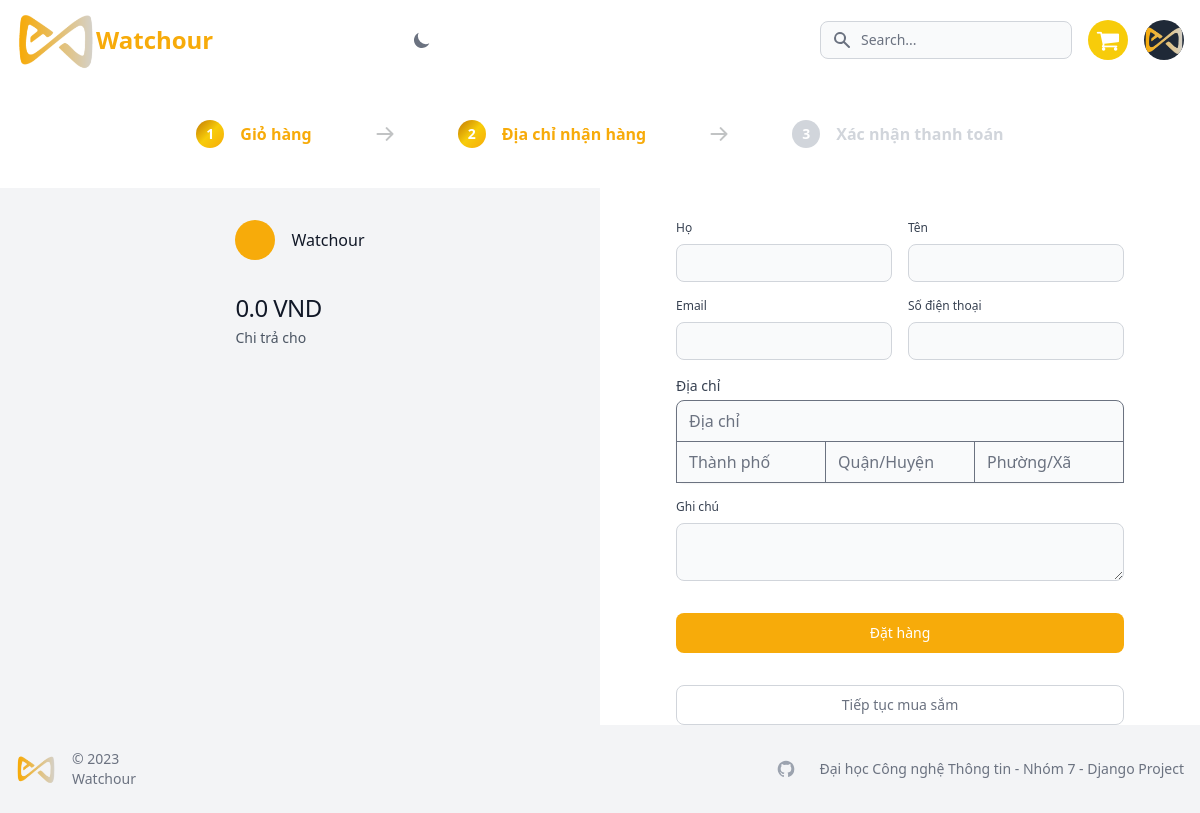
The app's page /carts/checkout/ (signed in), older data.
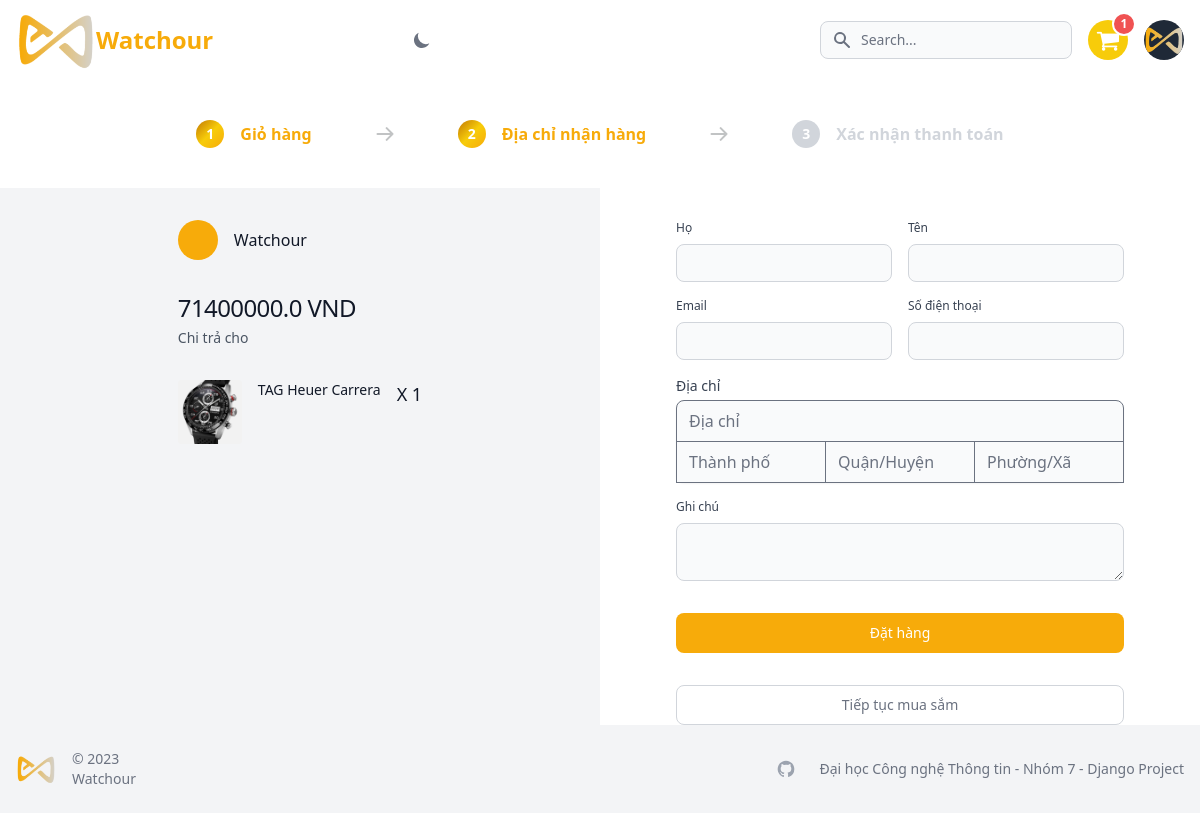
The same page, newer data.
### carts/models.py (models this page shows, shortened)
class CartItem(models.Model):
    user = models.ForeignKey(Account, on_delete=models.CASCADE, null=True)
    product = models.ForeignKey(Product, on_delete=models.CASCADE)
    cart = models.ForeignKey(Cart, on_delete=models.CASCADE, null=True)
    quantity = models.IntegerField()
    is_active = models.BooleanField(default=True)

### store/models.py (models this page shows, shortened)
class Product(models.Model):
    product_name = models.CharField(max_length=200, unique=True)
    slug = models.SlugField(max_length=200, unique=True)
    description = models.TextField(max_length=500, blank=True)
    price = models.IntegerField()
    images = models.ImageField(upload_to='photos/products')
    stock = models.IntegerField()
    is_available = models.BooleanField(default=True)
    category = models.ForeignKey(Category, on_delete=models.CASCADE)    # Khi xóa category thì Product bị xóa
    created_date = models.DateTimeField(auto_now_add=True)
    modified_date = models.DateTimeField(auto_now=True)

### carts/views.py (the view)
# urls.py: path('checkout/', views.checkout, name='checkout')
@login_required(login_url='login')
def checkout(request, total=0, quantity=0, cart_items=None):
    try:
        cart_items = CartItem.objects.filter(user=request.user, is_active=True)
        for cart_item in cart_items:
            total += cart_item.product.price * cart_item.quantity
            quantity += cart_item.quantity
        tax = total * 2 / 100
        grand_total = total + tax
    except ObjectDoesNotExist:
        pass    # Chỉ bỏ qua
    context = {
        'total': total,
        'quantity': quantity,
        'cart_items': cart_items,
        'tax': tax if "tax" in locals() else "",
        'grand_total': grand_total,
    }
    return render(request, 'store/checkout.html', context=context)

### carts/context_processors.py (called while the page is built)
def counter(request):
    if 'admin' in request.path:
        return {}
    else:
        try:
            if request.user.is_authenticated:
                cart_items = CartItem.objects.filter(user=request.user)
            else:
                cart = Cart.objects.get(cart_id=_cart_id(request=request))
                cart_items = CartItem.objects.filter(cart=cart)
            cart_count = sum([cart_item.quantity for cart_item in cart_items])
        except Cart.DoesNotExist:
            cart_count = 0
    return dict(cart_count=cart_count)

### category/context_processors.py (called while the page is built)
def menu_links(request):
    links = Category.objects.all()
    return dict(links=links)

### templates/store/checkout.html (shortened to what the changed rows need)
{% extends 'base.html' %} {% load static %} {% block content %}
<section class="h-full">
  <div class="min-h-[calc(100vh-276px)] max-w-screen-2xl md:grid-cols-2 grid grid-cols-1 mx-auto">
    <div class="flex items-start justify-center h-full bg-gray-100">
      <div class="lg:px-8 max-w-lg px-4 mt-8 space-y-8">
        <div class="flex items-center gap-4">
          <h2 class="font-medium text-gray-900">Watchour</h2>
        </div>
        <div>
          <p class="text-2xl font-medium tracking-tight text-gray-900">{{ grand_total }} VND</p>
          <p class="mt-1 text-sm text-gray-600">Chi trả cho</p>
        </div>
        <div>
          <div class="flow-root">
            <ul class="-my-4 divide-y divide-gray-100">
              {% for cart_item in cart_items %}
              <li class="flex items-start gap-4 py-4">
                <img src="{{ cart_item.product.images.url }}" alt="" class="object-cover w-16 h-16 rounded" />
                <h3 class="flex-1 text-sm text-gray-900">{{ cart_item.product.product_name }}</h3>
                <span class="text-lg font-medium text-gray-900"> X {{ cart_item.quantity }}</span>
              </li>
              {% endfor %}
            </ul>
          </div>
        </div>
      </div>
    </div>
  </div>
</section>
{% endblock %}

Row changes from the older to the newer data that the page shows:
added CartItem: product.images (picture), product.product_name "TAG Heuer Carrera", quantity "1"
Text that changed along with them:
{{ cart_count }}: (not shown) → "1"
{{ grand_total }}: "0.0" → "71400000.0"
